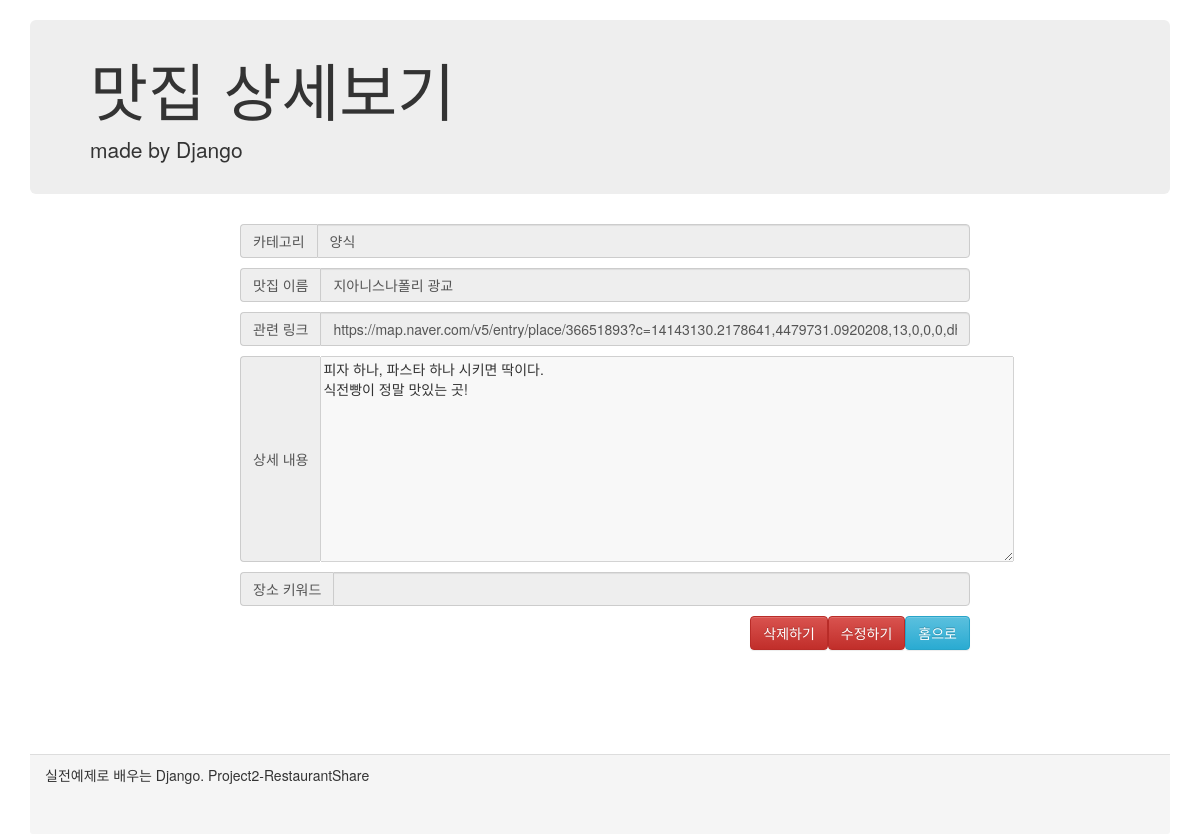
The app's page /restaurantDetail/1, older data.
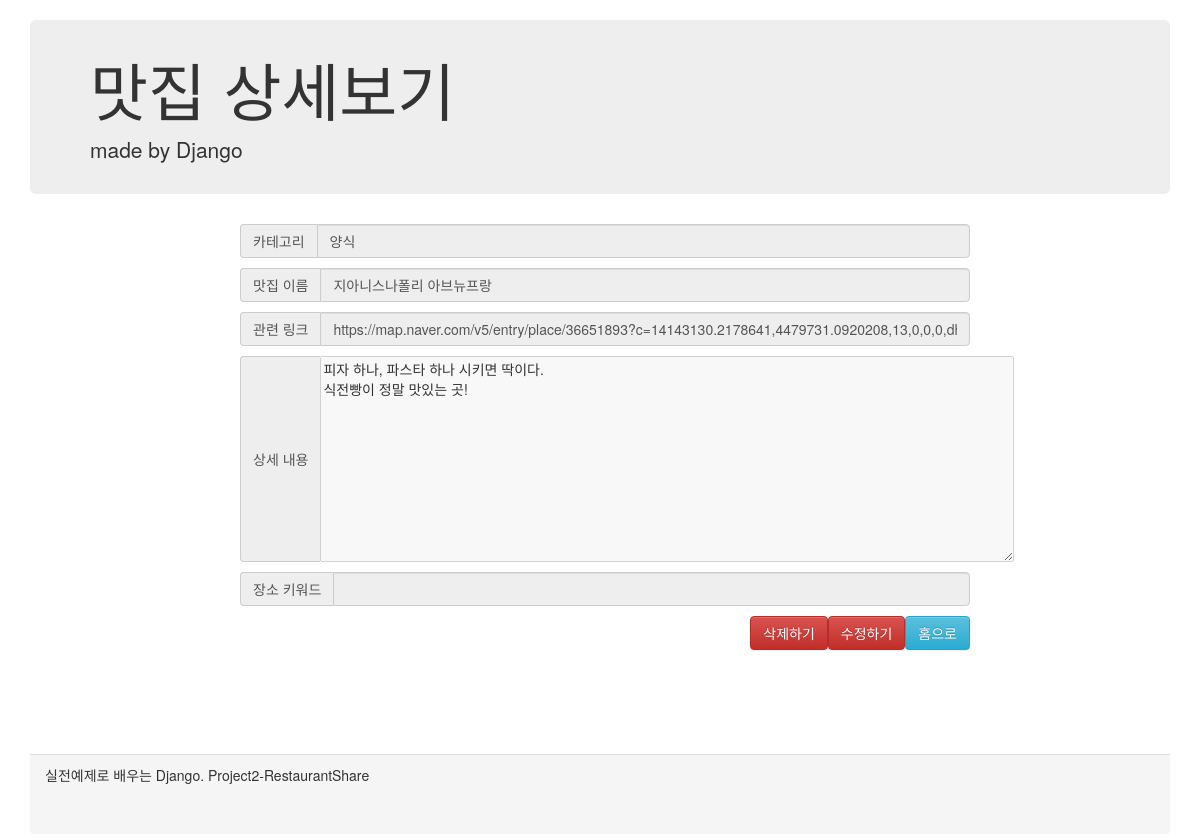
The same page, newer data.
### shareRes/models.py (models this page shows)
class Restaurant(models.Model):
	category = models.ForeignKey(Category, on_delete=models.SET_DEFAULT, default=8)
	restaurant_name = models.CharField(max_length=100)
	restaurant_link = models.CharField(max_length=500)
	restaurant_content = models.TextField()
	restaurant_keyword = models.CharField(max_length=50)

class Category(models.Model):
	category_name = models.CharField(max_length = 100)

### shareRes/views.py (the view)
# urls.py: path('restaurantDetail/<str:res_id>', views.restaurantDetail, name='resDetailPage'),
def restaurantDetail(request, res_id):
	restaurant = Restaurant.objects.get(id = res_id)
	content = {'restaurant':restaurant}
	return render(request, 'shareRes/restaurantDetail.html', content)

### shareRes/templates/shareRes/restaurantDetail.html (shortened to what this page needs)
<html lang="en">
<head>
    <link rel="stylesheet" href="https://maxcdn.bootstrapcdn.com/bootstrap/3.3.2/css/bootstrap.min.css">
    <link rel="stylesheet" href="https://maxcdn.bootstrapcdn.com/bootstrap/3.3.2/css/bootstrap-theme.min.css">
</head>
<body>
    <div class="container">
        <div class="header">
            <div class="jumbotron">
                <h1>맛집 상세보기</h1>
                <p>made by Django</p>
            </div>
        </div>
        <div class="content">
            <div class="inputDiv">
                <div class="input-group">
                    <span class="input-group-addon" id="sizing-addon2">카테고리</span>
                    <input id="resCategory" name="resCategory" type="text" class="form-control" disabled value="{{ restaurant.category.category_name }}">
                </div>
                <div class="input-group">
                    <span class="input-group-addon" id="sizing-addon2">맛집 이름</span>
                    <input id="resTitle" name="resTitle" type="text" class="form-control" disabled value="{{ restaurant.restaurant_name}}">
                </div>
                <div class="input-group">
                    <span class="input-group-addon" id="sizing-addon2">관련 링크</span>
                    <input id="resLink" name="resLink" type="text" class="form-control" disabled value="{{ restaurant.restaurant_link }}">
                </div>
                <div class="input-group">
                    <span class="input-group-addon" id="sizing-addon2">상세 내용</span>
                    <textarea id="resContent" name="resContent" cols="90" rows="10" disabled value="">{{ restaurant.restaurant_content }}</textarea>
                </div>
                <div class="input-group">
                    <span class="input-group-addon" id="sizing-addon2">장소 키워드</span>
                    <input id="resLoc" name="resLoc" type="text" class="form-control" disabled value="{{ restaurant_keyword }}">
                </div>
                <a href ="/" class="resAddBtn btn btn-info" role="button">홈으로</a>
                <a href ="./updatePage/{{restaurant.id}}" class="resAddBtn btn btn-danger" role="button">수정하기</a>
                <form action="./delete" method="post">{% csrf_token %}
                    <input type="submit" class="resAddBtn btn btn-danger" value="삭제하기"/>
                </form>
            </div>
        </div>
        <div class="panel-footer">
            실전예제로 배우는 Django. Project2-RestaurantShare
        </div>
    </div>
</body>
</html>

### shareRes/templates/shareRes/restaurantDetail.html (style rules this page uses)
.container { margin-top: 20px; }
.jumbotron { padding-top:15px; padding-bottom:15px; }
.content { min-height: 60%; margin: auto; }
.inputDiv { margin-left: 200px; margin-right: 200px; margin-bottom: 50px; }
.input-group { margin:10px; width: 730px; }
.resAddBtn { float:right; }
.panel-footer { margin-top: 50px; height: 10%; }

Row changes from the older to the newer data that the page shows:
changed Restaurant "피자 하나, 파스타 하나 시키면 딱이다. 식전빵이 정말 맛있는 곳!": resTitle "지아니스나폴리 광교" → "지아니스나폴리 아브뉴프랑"
